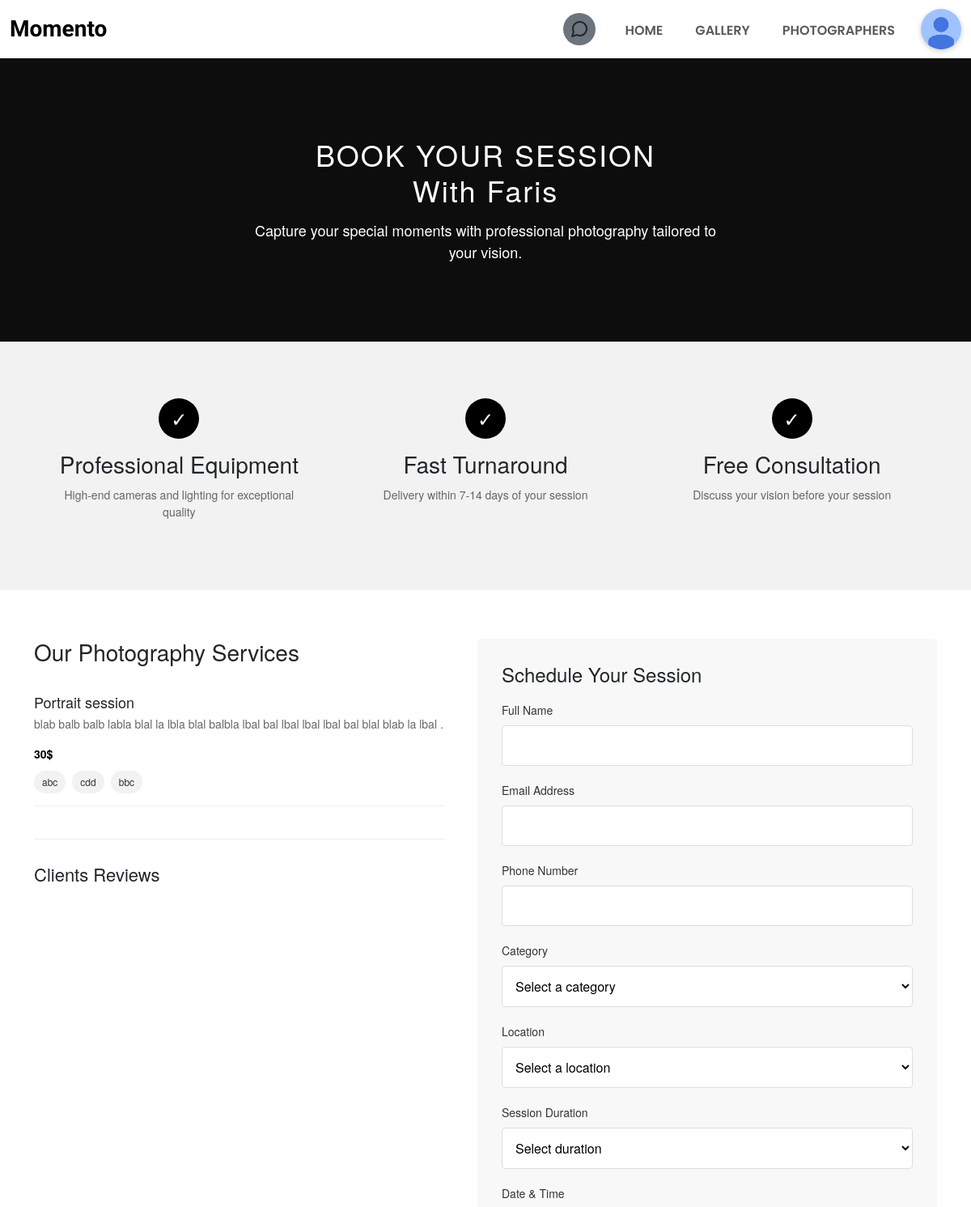
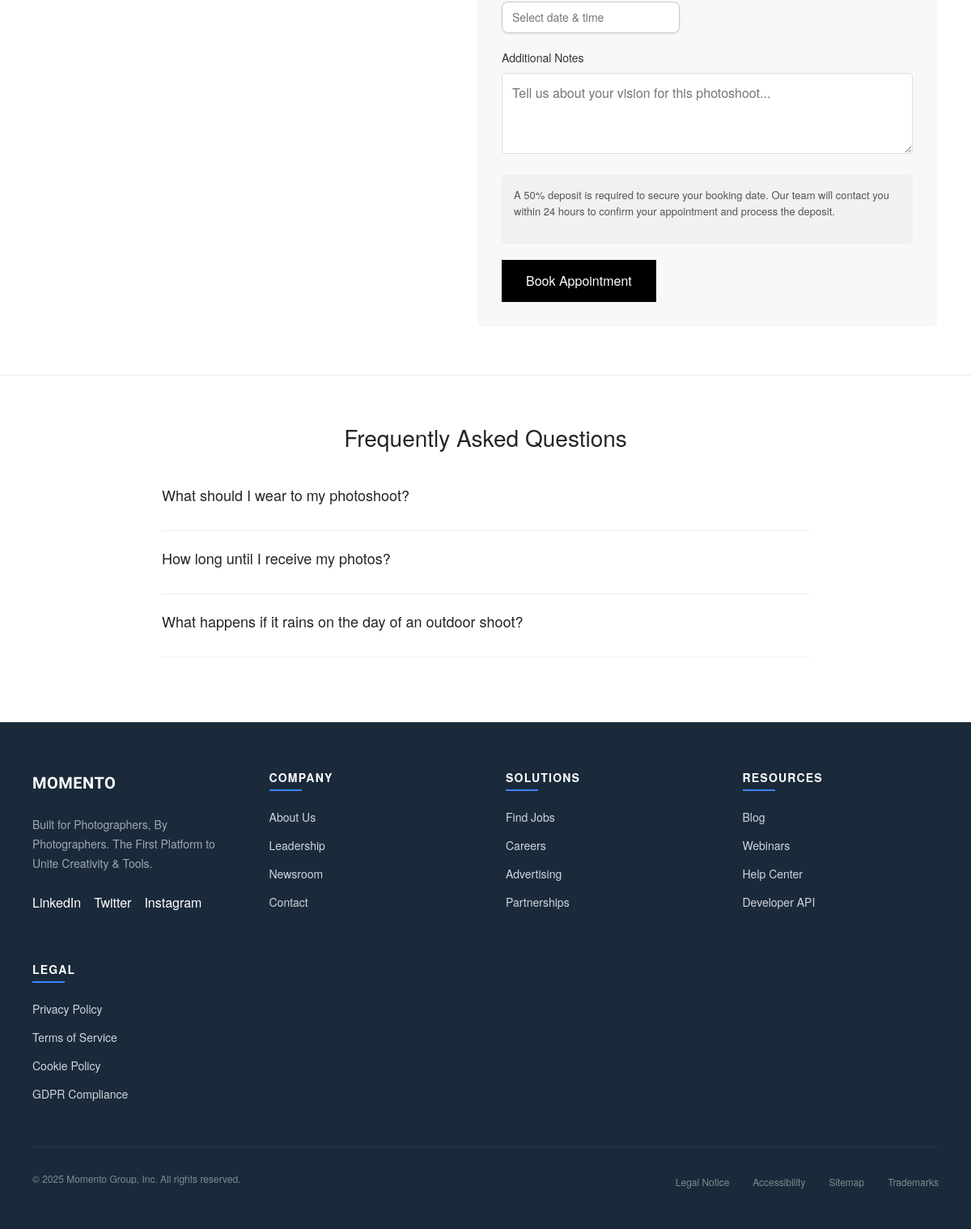
The page /appointment/index.php?photographer_id=70 (signed in) on the database its author committed (2 pictures, top to bottom).
### tables this page shows
CREATE TABLE `accounts` (
  `id` int(11) NOT NULL,
  `username` varchar(128) NOT NULL,
  `email` varchar(128) NOT NULL,
  `password` varchar(128) NOT NULL,
  `account_type` enum('user','business') NOT NULL,
  `picture` varchar(512) NOT NULL DEFAULT '/momento/Uploads/ProfilePicture/img_1.jpg',
  `location` varchar(128) NOT NULL,
  `lon` double(255,30) NOT NULL,
  `lat` double(255,30) NOT NULL,
  `provider` enum('local','google','facebook') NOT NULL,
  `provider_id` varchar(255) DEFAULT NULL,
  `created_at` timestamp NOT NULL DEFAULT current_timestamp(),
  `updated_at` timestamp NOT NULL DEFAULT current_timestamp() ON UPDATE current_timestamp()
);

CREATE TABLE `business_profiles` (
  `id` int(11) NOT NULL,
  `business_name` varchar(256) NOT NULL,
  `gender` enum('not specifed','male','female') DEFAULT 'not specifed',
  `contact_number` varchar(15) DEFAULT NULL,
  `social_links` longtext DEFAULT NULL CHECK (json_valid(`social_links`)),
  `bio` varchar(512) NOT NULL,
  `job` varchar(512) DEFAULT NULL,
  `total_rate` float NOT NULL DEFAULT 0,
  `total_reviews` int(255) NOT NULL DEFAULT 0,
  `total_likes` int(255) NOT NULL DEFAULT 0,
  `total_views` int(255) NOT NULL DEFAULT 0,
  `created_at` timestamp NOT NULL DEFAULT current_timestamp(),
  `updated_at` timestamp NOT NULL DEFAULT current_timestamp() ON UPDATE current_timestamp()
);

CREATE TABLE `appointment_services` (
  `id` int(255) NOT NULL,
  `photographer_id` int(255) NOT NULL,
  `category` varchar(255) NOT NULL,
  `description` varchar(512) NOT NULL,
  `price` double NOT NULL,
  `detail_1` varchar(96) NOT NULL,
  `detail_2` varchar(96) NOT NULL,
  `detail_3` varchar(96) NOT NULL,
  `created_at` datetime NOT NULL DEFAULT current_timestamp()
);

### appointment/index.php (the view, shortened to what this page needs)
<?php
require '../pdo.php';
if (isset($_SESSION['data']) && isset($_GET['photographer_id'])) {
	$photographer_id = $_GET['photographer_id'];
}else{
	header('location: ../index.php');
}
$sql_photographer = $pdo->prepare('select * from business_profiles where id = ?');
$sql_photographer->execute([$photographer_id]);
$photographer = $sql_photographer->fetch();
$sql_services = $pdo->prepare('select * from appointment_services where photographer_id = ?');
$sql_services->execute([$photographer_id]);
$services = $sql_services->fetchAll();
?>
<!DOCTYPE html>
<html lang="en">
<head>
    <link href="https://cdn.jsdelivr.net/npm/bootstrap@5.3.0/dist/css/bootstrap.min.css" rel="stylesheet">
    <link href="https://cdn.jsdelivr.net/npm/bootstrap-icons@1.10.5/font/bootstrap-icons.css" rel="stylesheet">
    <link href="https://cdnjs.cloudflare.com/ajax/libs/font-awesome/6.5.0/css/all.min.css" rel="stylesheet">
    <link rel="stylesheet" href="/momento/css/header.css">
	<link rel="stylesheet" href="https://cdn.jsdelivr.net/npm/flatpickr/dist/flatpickr.min.css">
	<link rel="stylesheet" type="text/css" href="https://cdn.jsdelivr.net/npm/toastify-js/src/toastify.min.css">
</head>
<body>
    <?php require('../header.php')?>
    <section class="hero">
        <div class="hero-content">
            <h1>BOOK YOUR SESSION<br>With <?=$photographer['business_name']?></h1>
            <p>Capture your special moments with professional photography tailored to your vision.</p>
        </div>
    </section>
    <section class="features">
        <div class="container">
            <div class="features-container">
                <div class="feature">
                    <div class="feature-icon">✓</div>
                    <h3>Professional Equipment</h3>
                    <p>High-end cameras and lighting for exceptional quality</p>
                </div>
                <div class="feature">
                    <div class="feature-icon">✓</div>
                    <h3>Fast Turnaround</h3>
                    <p>Delivery within 7-14 days of your session</p>
                </div>
                <div class="feature">
                    <div class="feature-icon">✓</div>
                    <h3>Free Consultation</h3>
                    <p>Discuss your vision before your session</p>
                </div>
            </div>
        </div>
    </section>
    <section class="main">
        <div class="container">
            <div class="appointment-container">
                <div class="appointment-info">
                    <h2>Our Photography Services</h2>
                    <div class="service-type">
						<?php foreach($services as $service){?>
							<div class="service-item">
								<h3><?=$service['category']??""?></h3>
								<p><?=$service['description']??""?></p>
								<p class="price"><?=$service['price']??""?>$</p>
								<div class="session-details">
									<span class="detail-item"><?=$service['detail_1']??""?></span>
									<span class="detail-item"><?=$service['detail_2']??""?></span>
									<span class="detail-item"><?=$service['detail_3']??""?></span>
								</div>
							</div>
						<?php }?>
                    </div>
                    <div class="testimonials">
                        <h3>Clients Reviews</h3>
                    </div>
                </div>
                <div class="appointment-form">
                    <h2>Schedule Your Session</h2>
                    <form action = "submit_appointment.php" method = "post">
                        <div class="form-group">
                            <label for="name">Full Name</label>
                            <input type="text" id="name" name="full_name" required>
                        </div>
                        <div class="form-group">
                            <label for="email">Email Address</label>
                            <input type="email" id="email" name="email" required>
                        </div>
                        <div class="form-group">
                            <label for="phone">Phone Number</label>
                            <input type="tel" id="phone" name="phone_number" required>
                        </div>
                        <div class="form-group">
                            <label for="category">Category</label>
                            <select id="category" name="category" required>
                                <option value="">Select a category</option>
                            </select>
                        </div>
                        <div class="form-group">
                            <label for="location">Location</label>
                            <select id="location" name="location" required>
                                <option value="">Select a location</option>
                            </select>
                        </div>
                        <div class="form-group">
                            <label for="duration_minutes">Session Duration</label>
                            <select id="duration_minutes" name="duration_minutes" required>
                                <option value="">Select duration</option>
                            </select>
                        </div>
                        <div class="form-group">
							<label for="appointmentDateTime">Date & Time</label>
							<input type="text" id="appointmentDateTime" name="date" class="date-picker-input" placeholder="Select date & time" readonly>
						</div>
                        <div class="form-group">
                            <label for="notes">Additional Notes</label>
                            <textarea id="notes" name="notes" placeholder="Tell us about your vision for this photoshoot..."></textarea>
                        </div>
                        <div class="form-notes">
                            <p>A 50% deposit is required to secure your booking date. Our team will contact you within 24 hours to confirm your appointment and process the deposit.</p>
                        </div>
                        <button type="submit">Book Appointment</button>
                    </form>
                </div>
                </div>
            </div>
    </section>
    <section class="faq">
        <div class="container">
            <h2>Frequently Asked Questions</h2>
            <div class="faq-container">
                <div class="faq-item">
                    <div class="faq-question">What should I wear to my photoshoot?</div>
                </div>
                <div class="faq-item">
                    <div class="faq-question">How long until I receive my photos?</div>
                </div>
                <div class="faq-item">
                    <div class="faq-question">What happens if it rains on the day of an outdoor shoot?</div>
                </div>
            </div>
        </div>
    </section>
    <?php require('../footer.php');?>
</body>
</html>

### header.php (shortened to what this page needs)
<?php
    require_once('pdo.php');
?>
<link rel="stylesheet" href="https://cdnjs.cloudflare.com/ajax/libs/font-awesome/6.5.0/css/all.min.css">
<nav class="navbar navbar-expand-lg nav-sticky" id = "navbar">
    <div class="container-fluid">
        <a class="navbar-brand fs-3 momento-logo" href="/momento/index.php">Momento</a>
        <div class="collapse navbar-collapse" id="navbarNav">
            <ul class="navbar-nav ms-auto gap-4 align-items-center">
				<?php if(isset($_SESSION['data'])){?>
				<div class="message-icon-container p-1">
					<div class="bg-secondary rounded-circle message-icon" style=" padding:3px " id="messageIcon" onclick="window.location.href='/momento/chat/chat.php'">
					</div>
				</div>
				<?php }?>
                <li class="nav-item"><a class="nav-link" href="/momento/index.php">HOME</a></li>
                <li class="nav-item dropdown dropdown-hover">
                    <a class="nav-link d-flex align-items-center" href="#" id="galleryDropdown" role="button" data-bs-toggle="dropdown" aria-expanded="false">
                </i> GALLERY
                    </a>
                </li>
                <li class="nav-item"><a class="nav-link" href="/momento/photographers.php">PHOTOGRAPHERS</a></li>
                <?php if (!isset($_SESSION['data'])): ?>
                    <li class="nav-item"><a class="nav-link" href="account/register.php">Sign up</a></li>
                    <li class="login btn"><a class="text-white text-center text-decoration-none" href="account/login.php">Login</a></li>                <?php else: ?>
                    <ul class="list-unstyled m-0 p-0">
                        <div class="dropdown-button">
							<?php
								$sql = $pdo->prepare('select picture from accounts where id = ?');
								$sql->execute([$_SESSION['data']['id']]);
								$result = $sql->fetch();
							?>
                            <img src="<?= $result['picture'] ?>" class="dropdown-img">
                        </div>
                    </ul>
                <?php endif; ?>
            </ul>
        </div>
    </div>
</nav>

### css/header.css (style rules this page uses)
.nav-sticky { position: sticky; top: 0; width: 100%; z-index: 1020; padding: 10px 0; background-color: white; text-align: center; }
.momento-logo { font-family: 'Dancing Script'; font-size: 20px; font-weight: 900 !important; }
.navbar-nav .nav-link { position: relative; padding-bottom: 5px; font-family: 'Poppins'; font-weight: 600; }
.navbar-nav .nav-link::after { content: ''; position: absolute; bottom: 0; left: 0; height: 2px; width: 0; background-color: black; transition: width 0.3s ease; }
.dropdown-button { position: relative; cursor: pointer; }
.dropdown-img { border-radius: 50%; object-fit: cover; height: 50px; width: 50px; box-shadow: 0 2px 6px rgba(0, 0, 0, 0.2); transition: transform 0.3s ease; }
:root { --surface-primary: #ffffff; --surface-secondary: #f8f8f8; --text-primary: #121212; --text-secondary: #757575; --accent: #000000; --border-light: rgba(0, 0, 0, 0.06); --shadow-ambient: rgba(0, 0, 0, 0.08); --shadow-key: rgba(0, 0, 0, 0.12); --status-online: #00C853; }
.message-icon-container { position: relative; cursor: pointer; }
.message-icon { position: relative; display: flex; align-items: center; justify-content: center; width: 40px; height: 40px; border-radius: 50%; background-color: #333; transition: background-color 0.3s ease; padding: 5px; }
.nav-link { transition: color 0.2s; }

### rows shown on the page
accounts: picture (picture)
business_profiles: business_name "Faris"
appointment_services: category "Portrait session", description "blab balb balb labla blal la lbla blal balbla lbal bal lbal lbal lbal bal blal blab la lbal .", price "30", detail_1 "abc", detail_2 "cdd", detail_3 "bbc"
